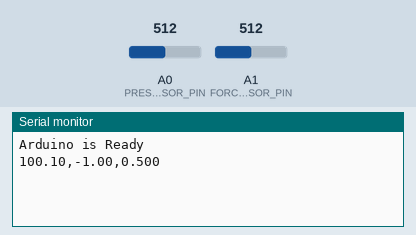
Simulated run of this sketch. Board: Arduino Uno, built with avr-gcc and run on an emulated ATmega328P. Parts: the last lines printed to the serial monitor. The test bench sets the inputs (shaded band); at power-on: A0 (PRESSURE_SENSOR_PIN) = 512, A1 (FORCE_SENSOR_PIN) = 512.

Above: at 1.2 s.
1.3 s: A0 (PRESSURE_SENSOR_PIN) set to 716
At 1.31 s:
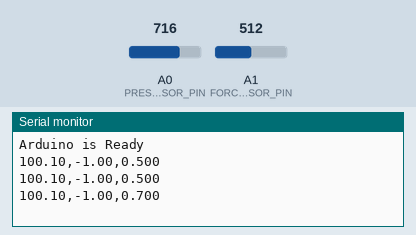
2.8 s: A1 (FORCE_SENSOR_PIN) set to 716
At 2.81 s:
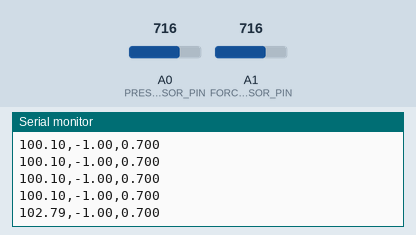
4.3 s: A0 (PRESSURE_SENSOR_PIN) set to 900
At 4.31 s:
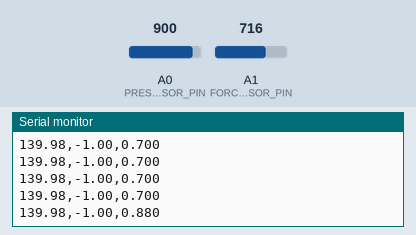
5.8 s: A1 (FORCE_SENSOR_PIN) set to 900
At 5.81 s:
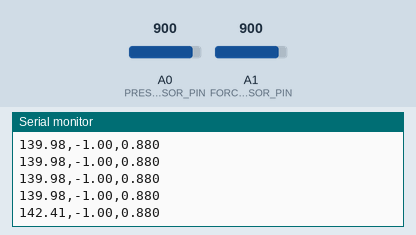
Timing chart, 0 to 8.3 s (numbered marks = the images above; inputs shaded):
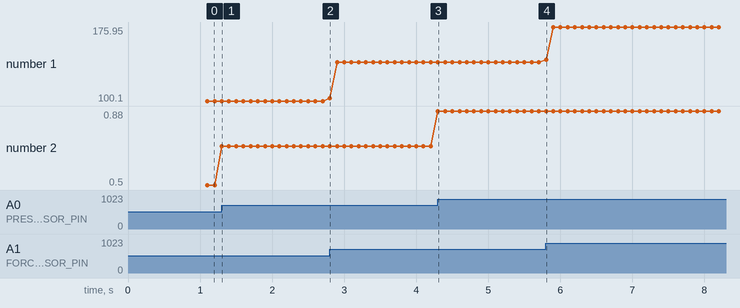

Measured:
- after the input at 1.3 s, the serial monitor: prints a new line at once (image 1)
- after the input at 2.8 s, the serial monitor: prints a new line at once (image 2)
- after the input at 4.3 s, the serial monitor: prints a new line at once (image 3)
- after the input at 5.8 s, the serial monitor: prints a new line at once (image 4)
- plotted number 1: 100.1 → 139.98 after the input at 2.8 s, 139.98 → 175.95 after the input at 5.8 s
- plotted number 2: 0.5 → 0.7 after the input at 1.3 s, 0.7 → 0.88 after the input at 4.3 s

The sketch:

distance_and_force.ino
```cpp
#include <SoftwareSerial.h>

class SimpleKalmanFilter {
private:
  float Q, R, P, K, x;
public:
  SimpleKalmanFilter(float q, float r, float p) : Q(q), R(r), P(p), K(0), x(0) {}
  float update(float z) {
    P += Q; K = P / (P + R); x += K * (z - x); P = (1 - K) * P; return x;
  }
};

// --- 引脚定义 ---
#define IR_RX_PIN 9
#define IR_TX_PIN 10
#define FORCE_SENSOR_PIN A1
#define PRESSURE_SENSOR_PIN A0

SoftwareSerial irSensorSerial(IR_RX_PIN, IR_TX_PIN);

// --- 传感器变量 ---
SimpleKalmanFilter distanceKalman(0.01, 0.1, 0.5);
SimpleKalmanFilter forceKalman(0.01, 0.1, 0.5);
const int HISTORY_SIZE = 20;
float distanceHistory[HISTORY_SIZE], forceHistory[HISTORY_SIZE];
int distanceHistoryIndex = 0, forceHistoryIndex = 0;
bool bufferIsFull = false;
float stable_distance_mm = -1.0, stable_force_N = 0.0;

unsigned long lastSendTime = 0;
const unsigned long SEND_INTERVAL = 100;

void setup() {
  Serial.begin(9600);
  irSensorSerial.begin(115200);
  pinMode(FORCE_SENSOR_PIN, INPUT);
  pinMode(PRESSURE_SENSOR_PIN, INPUT);

  // !!! 这是最重要的修改 !!!
  // 在所有初始化完成后，向Python发送一个清晰的“准备就绪”信号。
  Serial.println("Arduino is Ready");
}

void loop() {
  processDistanceSensor();
  processForceSensor();

  if (millis() - lastSendTime >= SEND_INTERVAL) {
    lastSendTime = millis();
    sendAllData();
  }
}

// ... 所有其他函数 (processPressureSensor, sendAllData, processForceSensor, 等) ...
// ... 与我们之前最终确认的版本完全相同，这里为简洁省略 ...
// ... 请确保你使用的是包含所有这些函数的完整版本 ...
float processPressureSensor() {
  int sensorValue = analogRead(PRESSURE_SENSOR_PIN);
  float pressure = mapFloat(sensorValue, 0.0, 1023.0, 0.0, 1.0);
  return pressure;
}

void sendAllData() {
  if (!bufferIsFull) {
    if (distanceHistoryIndex >= HISTORY_SIZE - 1 || forceHistoryIndex >= HISTORY_SIZE - 1) {
      bufferIsFull = true;
    }
    return;
  }
  float current_pressure = processPressureSensor();
  Serial.print(stable_force_N, 2);
  Serial.print(",");
  Serial.print(stable_distance_mm, 2);
  Serial.print(",");
  Serial.println(current_pressure, 3);
}

void processForceSensor() {
  float rawForce = mapFloat(analogRead(FORCE_SENSOR_PIN), 0.0, 1023.0, 0.0, 200.0);
  float kalmanForce = forceKalman.update(rawForce);
  forceHistory[forceHistoryIndex] = kalmanForce;
  float sum_force = 0.0;
  for(int i=0; i<HISTORY_SIZE; ++i) sum_force += forceHistory[i];
  stable_force_N = sum_force / HISTORY_SIZE;
  forceHistoryIndex = (forceHistoryIndex + 1) % HISTORY_SIZE;
}

void processDistanceSensor() {
  static enum { WAITING_FOR_AC, WAITING_FOR_CA, READING_PAYLOAD } state = WAITING_FOR_AC;
  static byte payloadBuffer[8];
  static int bufferIndex = 0;
  if (irSensorSerial.available() > 0) {
    byte b = irSensorSerial.read();
    switch (state) {
      case WAITING_FOR_AC: if (b == 0xAC) state = WAITING_FOR_CA; break;
      case WAITING_FOR_CA: state = (b == 0xCA) ? READING_PAYLOAD : WAITING_FOR_AC; bufferIndex = 0; break;
      case READING_PAYLOAD:
        payloadBuffer[bufferIndex++] = b;
        if (bufferIndex >= 8) {
          if (payloadBuffer[5] != 0x00 && payloadBuffer[6] == 0xDC && payloadBuffer[7] == 0xCD) {
            long raw_dist = ((long)payloadBuffer[1] << 24)|((long)payloadBuffer[2] << 16)|((long)payloadBuffer[3] << 8)|(long)payloadBuffer[4];
            float kalmanDist = distanceKalman.update((float)raw_dist / 100.0f);
            distanceHistory[distanceHistoryIndex] = kalmanDist;
            float sum_dist = 0.0;
            for(int i=0; i<HISTORY_SIZE; ++i) sum_dist += distanceHistory[i];
            stable_distance_mm = sum_dist / HISTORY_SIZE;
            distanceHistoryIndex = (distanceHistoryIndex + 1) % HISTORY_SIZE;
          }
          state = WAITING_FOR_AC;
        }
        break;
    }
  }
}

float mapFloat(float x, float in_min, float in_max, float out_min, float out_max) {
  return (x - in_min) * (out_max - out_min) / (in_max - in_min) + out_min;
}
```
